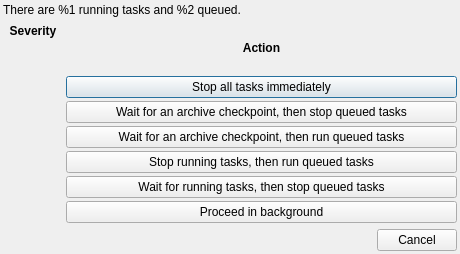
<?xml version="1.0" encoding="UTF-8"?>
<ui version="4.0">
 <class>StopTasksDialog</class>
 <widget class="QDialog" name="StopTasksDialog">
  <property name="geometry">
   <rect>
    <x>0</x>
    <y>0</y>
    <width>460</width>
    <height>254</height>
   </rect>
  </property>
  <property name="sizePolicy">
   <sizepolicy hsizetype="Preferred" vsizetype="Minimum">
    <horstretch>0</horstretch>
    <verstretch>0</verstretch>
   </sizepolicy>
  </property>
  <property name="minimumSize">
   <size>
    <width>460</width>
    <height>0</height>
   </size>
  </property>
  <property name="windowTitle">
   <string>Stop tasks</string>
  </property>
  <layout class="QVBoxLayout" name="stopTasksVerticalLayout">
   <property name="leftMargin">
    <number>3</number>
   </property>
   <property name="topMargin">
    <number>3</number>
   </property>
   <property name="rightMargin">
    <number>3</number>
   </property>
   <property name="bottomMargin">
    <number>3</number>
   </property>
   <item>
    <widget class="QLabel" name="numTasksLabel">
     <property name="text">
      <string>There are %1 running tasks and %2 queued.</string>
     </property>
    </widget>
   </item>
   <item>
    <layout class="QHBoxLayout" name="optionsLayout" stretch="0,1">
     <property name="spacing">
      <number>3</number>
     </property>
     <item>
      <layout class="QVBoxLayout" name="severityLayout" stretch="0,1">
       <item>
        <widget class="QLabel" name="severityHeaderLabel">
         <property name="sizePolicy">
          <sizepolicy hsizetype="Fixed" vsizetype="Minimum">
           <horstretch>0</horstretch>
           <verstretch>0</verstretch>
          </sizepolicy>
         </property>
         <property name="minimumSize">
          <size>
           <width>60</width>
           <height>15</height>
          </size>
         </property>
         <property name="maximumSize">
          <size>
           <width>60</width>
           <height>16777215</height>
          </size>
         </property>
         <property name="font">
          <font>
           <weight>75</weight>
           <bold>true</bold>
          </font>
         </property>
         <property name="text">
          <string>Severity</string>
         </property>
         <property name="alignment">
          <set>Qt::AlignCenter</set>
         </property>
        </widget>
       </item>
       <item>
        <widget class="QLabel" name="gradientLabel">
         <property name="sizePolicy">
          <sizepolicy hsizetype="Ignored" vsizetype="Preferred">
           <horstretch>0</horstretch>
           <verstretch>0</verstretch>
          </sizepolicy>
         </property>
         <property name="styleSheet">
          <string notr="true">background: qlineargradient(spread:pad, x1: 0, y1: 0, x2: 0, y2: 1,
  stop: 0 rgba(255, 0, 0, 255),
  stop: 0.5 rgba(255, 255, 0, 255),
  stop: 1 rgba(0, 255, 0, 255))</string>
         </property>
        </widget>
       </item>
      </layout>
     </item>
     <item>
      <layout class="QVBoxLayout" name="actionsLayout">
       <item>
        <widget class="QLabel" name="actionHeaderLabel">
         <property name="font">
          <font>
           <weight>75</weight>
           <bold>true</bold>
          </font>
         </property>
         <property name="text">
          <string>Action</string>
         </property>
         <property name="alignment">
          <set>Qt::AlignCenter</set>
         </property>
        </widget>
       </item>
       <item>
        <widget class="QPushButton" name="stopAllButton">
         <property name="text">
          <string>Stop all tasks immediately</string>
         </property>
        </widget>
       </item>
       <item>
        <widget class="QPushButton" name="interruptButton">
         <property name="text">
          <string>Wait for an archive checkpoint, then stop queued tasks</string>
         </property>
        </widget>
       </item>
       <item>
        <widget class="QPushButton" name="interruptKeepQueueButton">
         <property name="text">
          <string>Wait for an archive checkpoint, then run queued tasks</string>
         </property>
        </widget>
       </item>
       <item>
        <widget class="QPushButton" name="stopRunningButton">
         <property name="text">
          <string>Stop running tasks, then run queued tasks</string>
         </property>
        </widget>
       </item>
       <item>
        <widget class="QPushButton" name="cancelQueuedButton">
         <property name="text">
          <string>Wait for running tasks, then stop queued tasks</string>
         </property>
        </widget>
       </item>
       <item>
        <widget class="QPushButton" name="proceedBackgroundButton">
         <property name="text">
          <string>Proceed in background</string>
         </property>
        </widget>
       </item>
      </layout>
     </item>
    </layout>
   </item>
   <item>
    <widget class="QDialogButtonBox" name="buttonBox">
     <property name="standardButtons">
      <set>QDialogButtonBox::Cancel</set>
     </property>
    </widget>
   </item>
  </layout>
 </widget>
 <resources>
  <include location="../resources/resources.qrc"/>
 </resources>
 <connections/>
</ui>
